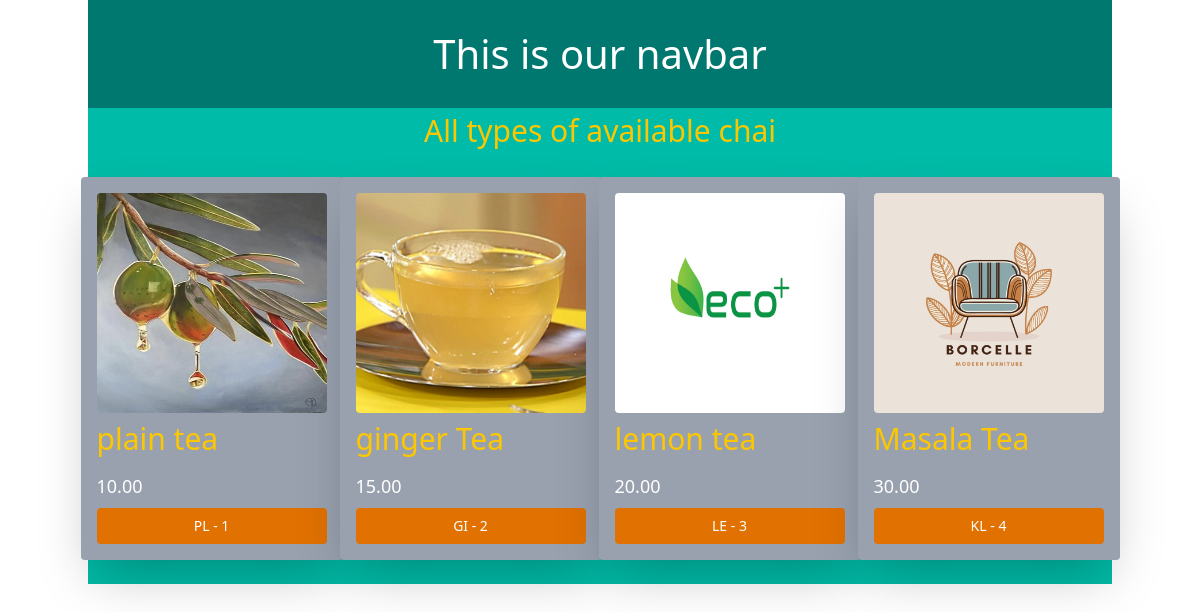
The app's page /chai/ with its own data.
### chai/models.py (models this page shows, shortened)
class ChaiVaraity(models.Model):
    CHAI_TYPE_CHOICE = [ # a list (array) of tuples. Each tuple represents a choice, with a value and a human-readable name.
        ('PL', 'PLAIN'),
        ('GI', 'GINGER'),
        ('ML', 'MASALA'),
        ('GR', 'GREEN'),
        ('KL', 'KIWI'),
        ('LE', 'LEMON'),
    ]
    name = models.CharField(max_length=100)
    image = models.ImageField(upload_to='chais/', blank=True, null=True)
    date_added = models.DateTimeField(default=timezone.now)# adding the time when the model was added in database
    type = models.CharField(max_length=2,choices=CHAI_TYPE_CHOICE)
    description = models.TextField(max_length=500, default="No description")
    price = models.DecimalField(max_digits=10, decimal_places=2, default=0.00)

### chai/views.py (the view)
# urls.py: path('',views.allChai,name='allChai'),
def allChai(request):
    chais = ChaiVaraity.objects.all() # This will querry over chai models in database and give us an array of objects
    return render(request, 'chai/allChai.html', {'chais': chais}) # also passing the models

### chai/templates/chai/allChai.html (shortened to what this page needs)
{% extends "layout.html" %}
{% block content %}
     <h1 class="text-[30px] text-yellow-400 text-center">All types of available chai</h1>
     <div class="grid grid-cols-4 gap-3 justify-items-center py-6">
        {% for chai in chais %}
            <div class="chai_item p-4  bg-gray-400 rounded shadow-2xl">
                <div class="w-[230px]">
                    <img class="w-[230px] h-[220px] rounded" src="{{ chai.image.url }}" alt="">
                    <h3 class="text-yellow-400 text-3xl font-medium py-2">{{ chai.name }}</h3>
                    <p class="py-2 text-[18px]">{{ chai.price }}</p>
                    <a href="{% url 'chai_details' chai.id %}"><button type="button" class="cursor-pointer inline-flex items-center w-[230px] justify-center px-4 py-2 text-sm font-medium rounded text-white bg-amber-600">
                        {{ chai.type }} - {{ chai.id }}
                    </button></a>
                </div>
            </div>
        {% endfor %}
    </div>
{% endblock %}

### templates/layout.html (shortened to what this page needs)
{% load static tailwind_tags %}
{% load static %}
<!DOCTYPE html>
<html lang="en">
<head>
    {% tailwind_css %}
</head>
<body>
    <div class="container mx-auto bg-teal-500 text-white">
    <nav class="text-[40px] bg-teal-700 py-6 text-center"><h1>This is our navbar</h1></nav>
    {% block content %}
    {% endblock  %}
    </div>
</body>
</html>

### records on screen
ChaiVaraity: image (picture), name "plain tea", price "10.00", type "PL", id "1"
ChaiVaraity: image (picture), name "ginger Tea", price "15.00", type "GI", id "2"
ChaiVaraity: image (picture), name "lemon tea", price "20.00", type "LE", id "3"
ChaiVaraity: image (picture), name "Masala Tea", price "30.00", type "KL", id "4"
